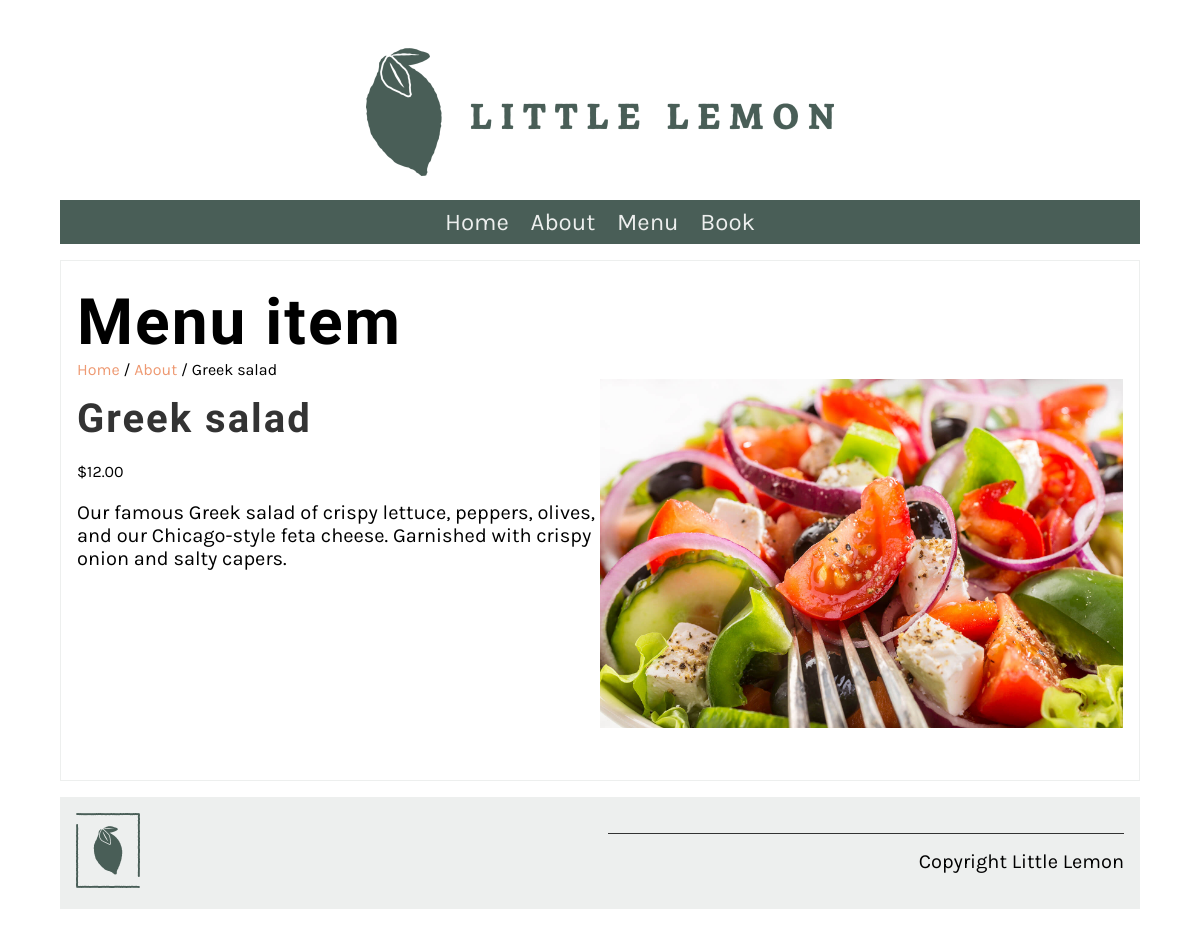
Screenshot of /menu_item/1/ with the database file from the repository.
### restaurant/models.py (models this page shows, shortened)
class Menu(models.Model):
   name = models.CharField(max_length=200)
   price = models.IntegerField()
   menu_item_description = models.TextField(max_length=1000, default = ' ')

### restaurant/views.py (the view)
# urls.py: path('menu_item/<int:pk>/', views.display_menu_items, name="menu_item"),
def display_menu_items(request, pk):
    if pk is not None:
        menu_item = Menu.objects.get(pk=pk)
    else:
        menu_item =  ""
    return render(request, 'menu_item.html', {"menu_item":menu_item})

### restaurant/templates/menu_item.html
{% extends 'base.html' %}
{% load static %}
{% block content %}
<section>
    <article>
        <h1>Menu item</h1>
        <span>
            <a href="{% url 'home' %}">Home</a> /
            <a href="{% url 'about' %}">About</a> /
            {{menu_item.name}}
        </span>
        <div class="row">
            <div class="column">
                <h2>
                     {{menu_item.name}}
                </h2>
                <p>
                    <span class="menu-price">${{ menu_item.price }}.00</span>
                </p>
                <p>
                     {{menu_item.menu_item_description}}
                </p>
            </div>
            <div class="column">
                <img src="/restaurant/static/img/menu_items/{{menu_item.name}}.jpg" alt="{{ menu_item.name}}">
            </div>
        </div>
    </article>
</section>
{% endblock %}

### restaurant/static/css/style.css (style rules this page uses)
body { font-family: 'Karla', sans-serif; margin-top: 3rem; margin-bottom: 3rem; margin-left: 5%; margin-right: 5%; }
h1, h2, h3, h4, h5, h6 { font-family: 'Markazi Text', serif; letter-spacing: 2px;; }
h1 { font-size: 4rem; margin-top: 1.5rem; margin-bottom: 0; }
h2 { font-size: 2.5rem; color: #333333; margin:1rem 0; }
p, ul { font-size: 1.25rem;; }
a { color: #EE9972; text-decoration: none; }
section { display: flex; gap: 2rem 1rem; margin-top: 1rem; margin-bottom: 1rem; flex-direction: row; }
article { flex:1; }
article img { max-width: 100%; }
main article { border: 1px solid #EDEFEE; padding-left: 1rem; padding-right: 1rem; }
.row { display: flex; flex-direction: row; width: 100%; padding-bottom: 1rem; }
.column { flex-basis: 50%; margin-bottom: 1rem; padding-bottom: 1rem; }
.menu-price { display: block; font-size: 1rem; }

### rows the page displays
Menu: name "Greek salad", price "12", menu_item_description "Our famous Greek salad of crispy lettuce, peppers, olives, and our Chicago-style feta cheese. Garnished with crispy onion and salty capers.", name (picture)
